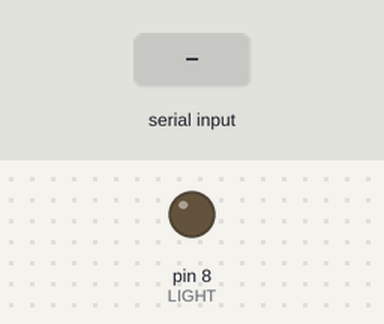
A sketch run on a simulated Arduino Uno, built with avr-gcc and run on an emulated ATmega328P. On the bench: output pins drawn as LEDs (lit = HIGH). Inputs (shaded band) come from the test bench. EEPROM starts erased.

Above: at 1.2 s.
1.3 s: "L" received over Serial
At 1.8 s:
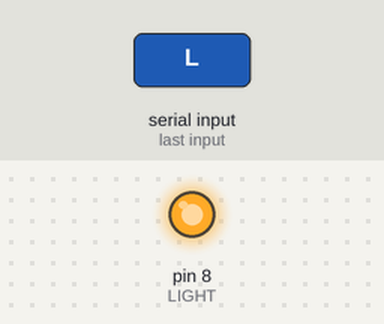
2.8 s: "l" received over Serial
At 4.1 s:
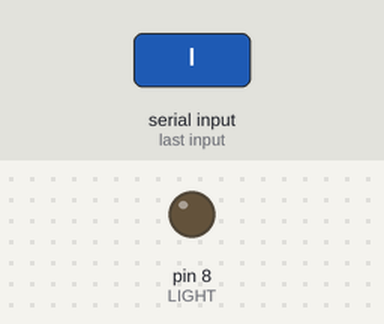
Timing chart, 0 to 5.8 s (numbered marks = the images above; inputs shaded):
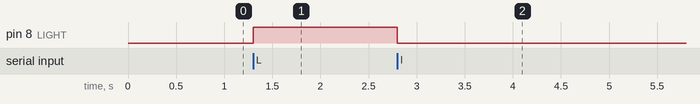

The sketch:

Program.ino
```cpp
/*
  Project Name:
    Arduino Bluetooth Home Automation System

  Participants:
    Ayesha  Alam Riya
    Ishrat  Jahan Ekra
    Baidika Achariya
    Ziniya  Afrin
  */

/*  To Control High Voltage ( 220 V ) Load Such as Light or Fan,
    We Used Relay Module.
    A Relay Module Takes Signal from Arduino and Turn ON or OFF the Load.
    0V signal => Relay OFF => Load OFF
    5V signal => Relay ON  => Load ON
*/

#include <EEPROM.h>
const int LIGHT = 8;  /* Using Arduino's digital pin number 8 to control light */

void setup() {

  /* Begin serial communication with speed 9600 bps(bits per second)*/
  Serial.begin( 9600 );

  /* Set LIGHT pin as output to control it's voltage ( 0V or 5V)  */
  pinMode( LIGHT, OUTPUT );

  /* Read EEPROM Memory to Restore Last Status of Light*/
  if ( EEPROM.read(LIGHT) == true ){
      digitalWrite( LIGHT , HIGH ); /* Turn on  the LIGHT */
  }
  else if ( EEPROM.read(LIGHT) == false ){
      digitalWrite( LIGHT , LOW ); /* Turn off  the LIGHT */
  }

}

void loop() {

    /* If user send any data, that means serial is available */
    if ( Serial.available() ){

        /* Read the data from serial and store it in a character variable */
        char data = Serial.read();

        /* Condition for controlling LIGHT */
        if ( data == 'L' ){
            digitalWrite( LIGHT , HIGH ); /* Turn on  the LIGHT */
            EEPROM.write( LIGHT, true );  /* Store current status of light */
        }
        else if ( data == 'l' ){
            digitalWrite( LIGHT , LOW );  /* Turn off the LIGHT */
            EEPROM.write( LIGHT, false ); /* Store current status of light */
        }

    }

}
```

Measured:
- after the input at 1.3 s, pin 8 (LIGHT): LOW → HIGH at once
- after the input at 2.8 s, pin 8 (LIGHT): HIGH → LOW at once
